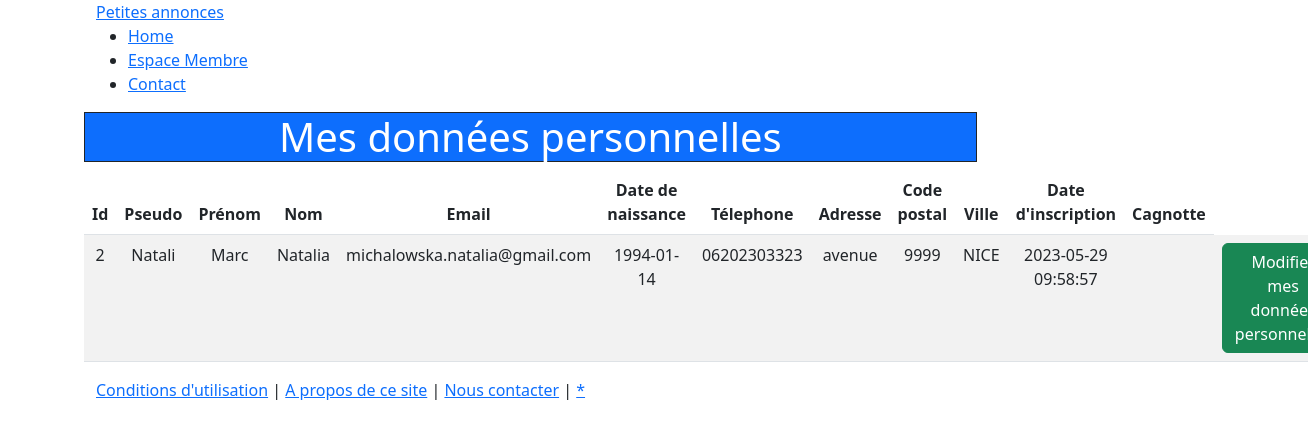
Screenshot of /?p=compte (signed in) with the database file from the repository.
### tables this page shows
CREATE TABLE IF NOT EXISTS `membres` (
  `id` int UNSIGNED NOT NULL AUTO_INCREMENT,
  `is_admin` tinyint NOT NULL DEFAULT '0',
  `actif` int DEFAULT '1',
  `username` varchar(150) NOT NULL,
  `email` varchar(250) NOT NULL,
  `password` varchar(250) NOT NULL,
  `nom` varchar(150) DEFAULT NULL,
  `prenom` varchar(150) DEFAULT NULL,
  `date_naissance` date DEFAULT NULL,
  `telephone` varchar(20) DEFAULT NULL,
  `adresse` varchar(250) DEFAULT NULL,
  `code_postal` mediumint DEFAULT NULL,
  `ville` varchar(150) DEFAULT NULL,
  `date_inscription` datetime NOT NULL DEFAULT CURRENT_TIMESTAMP,
  `token` varchar(250) DEFAULT NULL,
  `date_validite_token` datetime DEFAULT NULL,
  `cagnotte` float UNSIGNED DEFAULT NULL,
  `date_update` datetime DEFAULT NULL,
  PRIMARY KEY (`id`)
);

### views/Membre/compte.php (the view, shortened to what this page needs)
<?php
if(isset($_SESSION['id'])) {
    $id=$_SESSION['id'];
    try {
        $db = connect();
        $membersQuery = $db->prepare('SELECT * FROM membres WHERE id= :id');
        $membersQuery->execute(['id' => $id]);
        $member = $membersQuery->fetch(PDO::FETCH_ASSOC);
    } catch (Exception $e) {
        echo $e->getMessage();
    }
} else die('erreur');
?>
<div class='row'>
<h1 class='col-md-12 text-center border border-dark bg-primary text-white'>Mes données personnelles</h1>
</div>
<div class='row'>
    <table class='table table-striped'>
        <thead>
            <tr>
                <th scope='col'>Id</th>
                <th scope='col'>Pseudo</th>
                <th scope='col'>Prénom</th>
                <th scope='col'>Nom</th>
                <th scope='col'>Email</th>
                <th scope='col'>Date de naissance</th>
                <th scope='col'>Télephone</th>
                <th scope='col'>Adresse</th>
                <th scope='col'>Code postal</th>
                <th scope='col'>Ville</th>
                <th scope='col'>Date d'inscription</th>
                <th scope='col'>Cagnotte</th>
            </tr>
        </thead>
        <tbody>
                <tr>
                    <td class='hidden'><?= $member['id'] ?></td>
                    <td><?= htmlentities($member['username']) ?></td>
                    <td><?= htmlentities($member['prenom'] ?? '') ?></td>
                    <td><?= htmlentities($member['nom']) ?></td>
                    <td><?= htmlentities($member['email'] ?? '') ?></td>
                    <td><?= htmlentities($member['date_naissance'] ?? '') ?></td>
                    <td><?= htmlentities($member['telephone'] ?? '') ?></td>
                    <td><?= htmlentities($member['adresse'] ?? '') ?></td>
                    <td><?= htmlentities($member['code_postal'] ?? '') ?></td>
                    <td><?= htmlentities($member['ville'] ?? '') ?></td>
                    <td><?= htmlentities($member['date_inscription'] ?? '') ?></td>
                    <td><?= htmlentities($member['cagnotte'] ?? '') ?></td>
                    <td><a class='btn btn-success' href='?p=compte_form' role='button'>Modifier mes données personnelles</a></td>
                </tr>
        </tbody>
    </table>
</div>

### views/assets/style_error.css (style rules this page uses)
.row { width: 80%; text-align: center; }

### rows the page displays
membres: id "2", username "Natali", prenom "Marc", nom "Natalia", email "michalowska.natalia@gmail.com", date_naissance "1994-01-14", telephone "06202303323", adresse "avenue", code_postal "9999", ville "NICE", date_inscription "2023-05-29 09:58:57"
